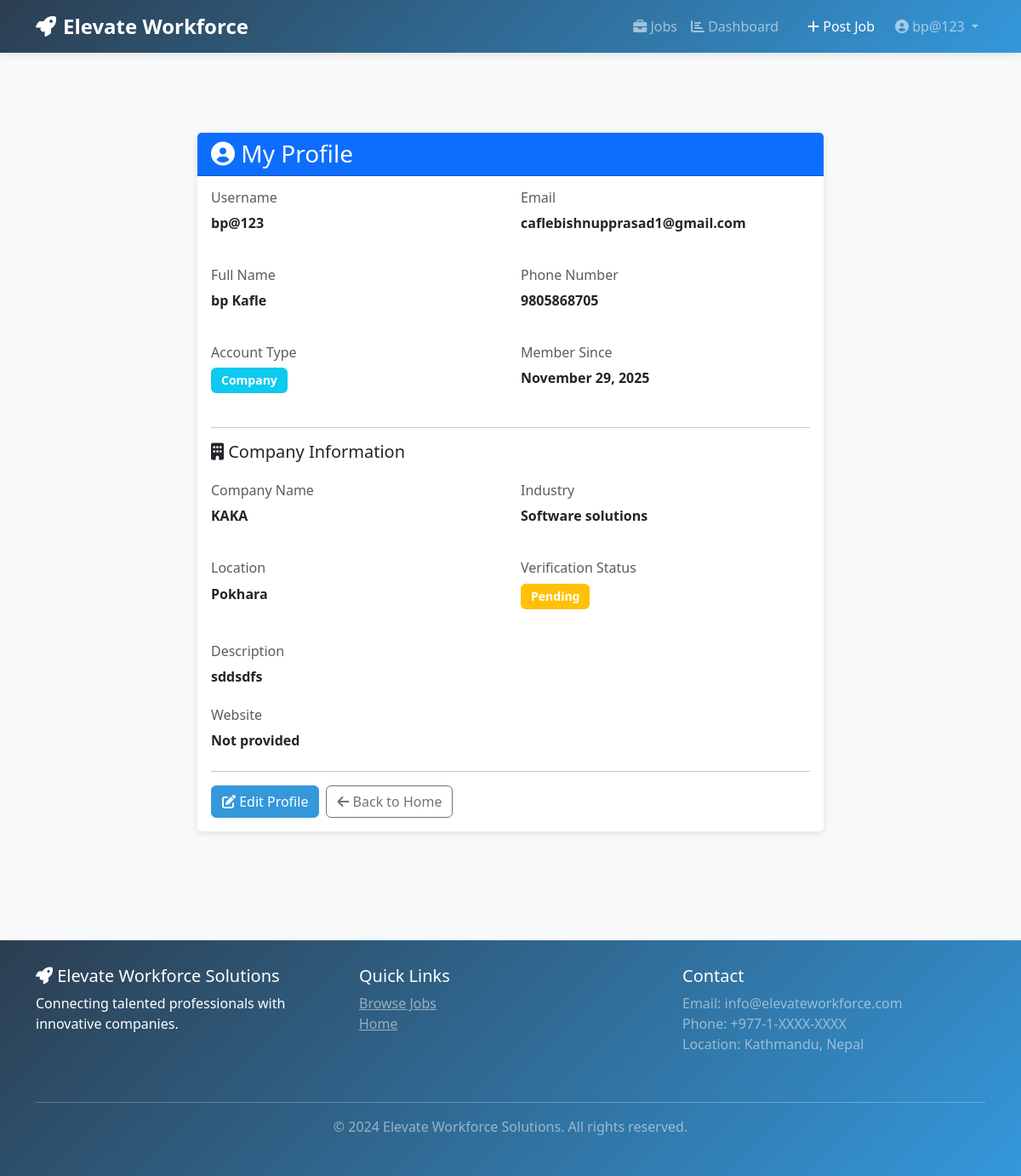
Screenshot of /accounts/profile/ (signed in) with the database file from the repository.
### accounts/models.py (models this page shows, shortened)
class User(AbstractUser):
    USER_ROLE_CHOICES = (
        ('job_seeker', 'Job Seeker'),
        ('company', 'Company'),
    )
    role = models.CharField(max_length=20, choices=USER_ROLE_CHOICES, default='job_seeker')
    phone_number = models.CharField(max_length=15, blank=True, null=True)
    is_active = models.BooleanField(default=True)
    created_at = models.DateTimeField(auto_now_add=True)
    updated_at = models.DateTimeField(auto_now=True)
    groups = models.ManyToManyField(
        'auth.Group',
        related_name='custom_user_groups',
        blank=True,
        help_text='The groups this user belongs to.'
    )
    user_permissions = models.ManyToManyField(
        'auth.Permission',
        related_name='custom_user_permissions',
        blank=True,
        help_text='Specific permissions for this user.'
    )
    class Meta:
        db_table = 'users'
        verbose_name_plural = 'Users'
        ordering = ['-created_at']
    def is_company(self):
        return self.role == 'company'
    def is_job_seeker(self):
        return self.role == 'job_seeker'

### companies/models.py (models this page shows, shortened)
class Company(models.Model):
    COMPANY_STATUS_CHOICES = (
        ('active', 'Active'),
        ('inactive', 'Inactive'),
        ('suspended', 'Suspended'),
    )
    user = models.OneToOneField(User, on_delete=models.CASCADE, related_name='company_profile')
    company_name = models.CharField(max_length=255, unique=True)
    description = models.TextField()
    website = models.URLField(blank=True, null=True)
    industry = models.CharField(max_length=100)
    location = models.CharField(max_length=255)
    company_size = models.CharField(max_length=50, blank=True, null=True)
    logo = models.ImageField(upload_to='company_logos/', blank=True, null=True)
    status = models.CharField(max_length=20, choices=COMPANY_STATUS_CHOICES, default='active')
    verified = models.BooleanField(default=False)
    created_at = models.DateTimeField(auto_now_add=True)
    updated_at = models.DateTimeField(auto_now=True)
    class Meta:
        db_table = 'companies'
        verbose_name_plural = 'Companies'
        ordering = ['-created_at']

### accounts/views.py (the view)
# urls.py: path('profile/', views.profile, name='profile'),
@login_required(login_url='accounts:login')
def profile(request):
    context = {}
    if request.user.is_company():
        try:
            context['company'] = request.user.company_profile
        except Company.DoesNotExist:
            pass
    else:
        try:
            context['job_seeker'] = request.user.job_seeker_profile
        except JobSeeker.DoesNotExist:
            pass
    context['user'] = request.user
    return render(request, 'accounts/profile.html', context)

### templates/accounts/profile.html (shortened to what this page needs)
{% extends "base.html" %}
{% block content %}
<div class="container my-5">
    <div class="row">
        <div class="col-md-8 offset-md-2">
            <div class="card">
                <div class="card-header bg-primary text-white">
                    <h3 class="mb-0">
                        <i class="fas fa-user-circle"></i> My Profile
                    </h3>
                </div>
                <div class="card-body">
                    <div class="row mb-4">
                        <div class="col-md-6">
                            <h6 class="text-muted">Username</h6>
                            <p class="fw-bold">{{ user.username }}</p>
                        </div>
                        <div class="col-md-6">
                            <h6 class="text-muted">Email</h6>
                            <p class="fw-bold">{{ user.email }}</p>
                        </div>
                    </div>
                    <div class="row mb-4">
                        <div class="col-md-6">
                            <h6 class="text-muted">Full Name</h6>
                            <p class="fw-bold">{{ user.get_full_name|default:"Not provided" }}</p>
                        </div>
                        <div class="col-md-6">
                            <h6 class="text-muted">Phone Number</h6>
                            <p class="fw-bold">{{ user.phone_number|default:"Not provided" }}</p>
                        </div>
                    </div>
                    <div class="row mb-4">
                        <div class="col-md-6">
                            <h6 class="text-muted">Account Type</h6>
                            <p class="fw-bold">
                                {% if user.is_company %}
                                    <span class="badge bg-info">Company</span>
                                {% else %}
                                    <span class="badge bg-success">Job Seeker</span>
                                {% endif %}
                            </p>
                        </div>
                        <div class="col-md-6">
                            <h6 class="text-muted">Member Since</h6>
                            <p class="fw-bold">{{ user.date_joined|date:"F d, Y" }}</p>
                        </div>
                    </div>
                    {% if user.is_company and company %}
                    <hr>
                    <h5 class="mb-4"><i class="fas fa-building"></i> Company Information</h5>
                    <div class="row mb-4">
                        <div class="col-md-6">
                            <h6 class="text-muted">Company Name</h6>
                            <p class="fw-bold">{{ company.company_name }}</p>
                        </div>
                        <div class="col-md-6">
                            <h6 class="text-muted">Industry</h6>
                            <p class="fw-bold">{{ company.industry }}</p>
                        </div>
                    </div>
                    <div class="row mb-4">
                        <div class="col-md-6">
                            <h6 class="text-muted">Location</h6>
                            <p class="fw-bold">{{ company.location }}</p>
                        </div>
                        <div class="col-md-6">
                            <h6 class="text-muted">Verification Status</h6>
                            <p class="fw-bold">
                                {% if company.verified %}
                                    <span class="badge bg-success">Verified</span>
                                {% else %}
                                    <span class="badge bg-warning">Pending</span>
                                {% endif %}
                            </p>
                        </div>
                    </div>
                    <div class="mb-4">
                        <h6 class="text-muted">Description</h6>
                        <p class="fw-bold">{{ company.description|default:"Not provided" }}</p>
                    </div>
                    <div class="mb-4">
                        <h6 class="text-muted">Website</h6>
                        <p class="fw-bold">
                            {% if company.website %}
                                <a href="{{ company.website }}" target="_blank">{{ company.website }}</a>
                            {% else %}
                                Not provided
                            {% endif %}
                        </p>
                    </div>
                    {% endif %}
                    <hr>
                    <div class="d-flex gap-2">
                        <a href="{% url 'accounts:profile_edit' %}" class="btn btn-primary">
                            <i class="fas fa-edit"></i> Edit Profile
                        </a>
                        <a href="{% url 'home' %}" class="btn btn-outline-secondary">
                            <i class="fas fa-arrow-left"></i> Back to Home
                        </a>
                    </div>
                </div>
            </div>
        </div>
    </div>
</div>
{% endblock %}

### templates/base.html (shortened to what this page needs)
<!DOCTYPE html>
<html lang="en">
<head>
    <link href="https://cdn.jsdelivr.net/npm/bootstrap@5.3.0/dist/css/bootstrap.min.css" rel="stylesheet">
    <link rel="stylesheet" href="https://cdnjs.cloudflare.com/ajax/libs/font-awesome/6.0.0/css/all.min.css">
</head>
<body>
    <nav class="navbar navbar-expand-lg navbar-dark sticky-top">
        <div class="container">
            <a class="navbar-brand" href="{% url 'home' %}">
                <i class="fas fa-rocket"></i>Elevate Workforce
            </a>
            <div class="collapse navbar-collapse" id="navbarNav">
                <ul class="navbar-nav ms-auto">
                    <li class="nav-item">
                        <a class="nav-link" href="{% url 'jobs:job_list' %}">
                            <i class="fas fa-briefcase"></i> Jobs
                        </a>
                    </li>
                    {% if user.is_authenticated %}
                        {% if user.is_job_seeker %}
                            <li class="nav-item">
                                <a class="nav-link" href="{% url 'application:my_applications' %}">
                                    <i class="fas fa-file-alt"></i> My Applications
                                </a>
                            </li>
                        {% elif user.is_company %}
                            <li class="nav-item">
                                <a class="nav-link" href="{% url 'application:company_dashboard' %}">
                                    <i class="fas fa-chart-bar"></i> Dashboard
                                </a>
                            </li>
                            <li class="nav-item">
                                <a class="nav-link btn btn-success text-white" href="{% url 'jobs:create_job' %}" style="margin-left: 10px; padding: 0.5rem 1rem;">
                                    <i class="fas fa-plus"></i> Post Job
                                </a>
                            </li>
                        {% endif %}
                        <li class="nav-item dropdown">
                            <a class="nav-link dropdown-toggle" href="#" id="userDropdown" role="button" data-bs-toggle="dropdown">
                                <i class="fas fa-user-circle"></i> {{ user.username }}
                            </a>
                        </li>
                    {% endif %}
                </ul>
            </div>
        </div>
    </nav>
    <div class="main-container">
        {% block content %}{% endblock %}
    </div>
    <footer>
        <div class="container">
            <div class="row">
                <div class="col-md-4 mb-4">
                    <h5><i class="fas fa-rocket"></i> Elevate Workforce Solutions</h5>
                    <p>Connecting talented professionals with innovative companies.</p>
                </div>
                <div class="col-md-4 mb-4">
                    <h5>Quick Links</h5>
                    <ul class="list-unstyled">
                        <li><a href="{% url 'jobs:job_list' %}" class="text-white-50">Browse Jobs</a></li>
                        <li><a href="{% url 'home' %}" class="text-white-50">Home</a></li>
                    </ul>
                </div>
                <div class="col-md-4 mb-4">
                    <h5>Contact</h5>
                    <p class="text-white-50">
                        Email: info@elevateworkforce.com<br>
                        Phone: +977-1-XXXX-XXXX<br>
                        Location: Kathmandu, Nepal
                    </p>
                </div>
            </div>
            <hr class="border-white-50">
            <div class="text-center text-white-50">
                <p>&copy; 2024 Elevate Workforce Solutions. All rights reserved.</p>
            </div>
        </div>
    </footer>
</body>
</html>

### templates/base.html (style rules this page uses)
:root { --primary-color: #2c3e50; --secondary-color: #3498db; --success-color: #27ae60; --danger-color: #e74c3c; --warning-color: #f39c12; --info-color: #3498db; }
body { font-family: 'Segoe UI', Tahoma, Geneva, Verdana, sans-serif; background-color: #f8f9fa; }
.navbar { background: linear-gradient(135deg, var(--primary-color) 0%, var(--secondary-color) 100%); box-shadow: 0 2px 10px rgba(0,0,0,0.1); }
.navbar-brand { font-weight: 700; font-size: 1.5rem; }
.navbar-brand i { margin-right: 8px; }
.nav-link { transition: color 0.3s ease; }
.btn-primary { background-color: var(--secondary-color); border-color: var(--secondary-color); }
.card { border: none; box-shadow: 0 2px 8px rgba(0,0,0,0.1); transition: transform 0.3s ease, box-shadow 0.3s ease; }
.badge { padding: 0.5rem 0.75rem; font-size: 0.875rem; }
footer { background: linear-gradient(135deg, var(--primary-color) 0%, var(--secondary-color) 100%); color: white; margin-top: 50px; padding: 30px 0; }
.main-container { min-height: calc(100vh - 200px); padding: 30px 0; }

### rows the page displays
User: username "bp@123", email "caflebishnupprasad1@gmail.com", get_full_name "bp Kafle", phone_number "9805868705", date_joined "November 29, 2025"
Company: company_name "KAKA", industry "Software solutions", location "Pokhara", description "sddsdfs"
